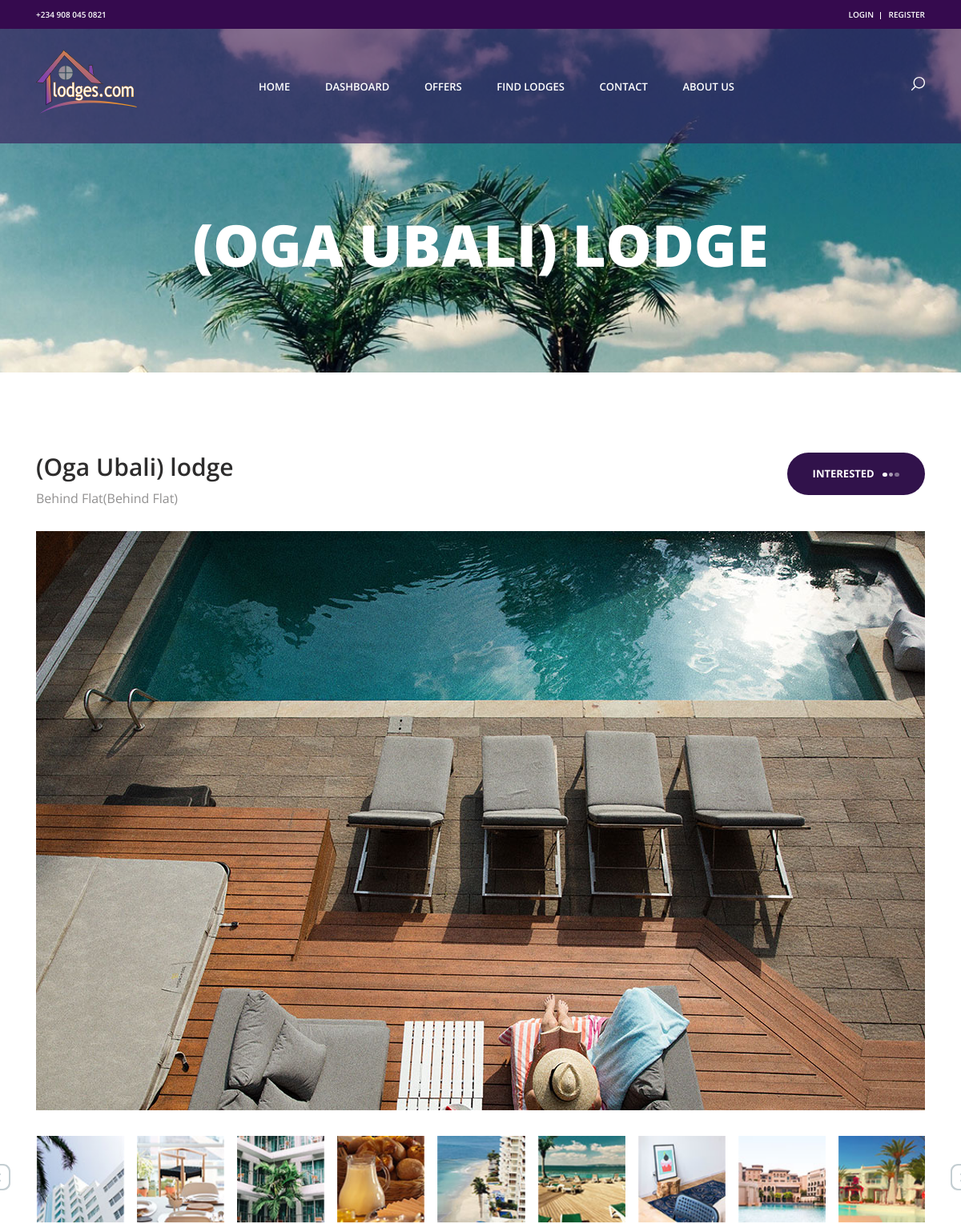
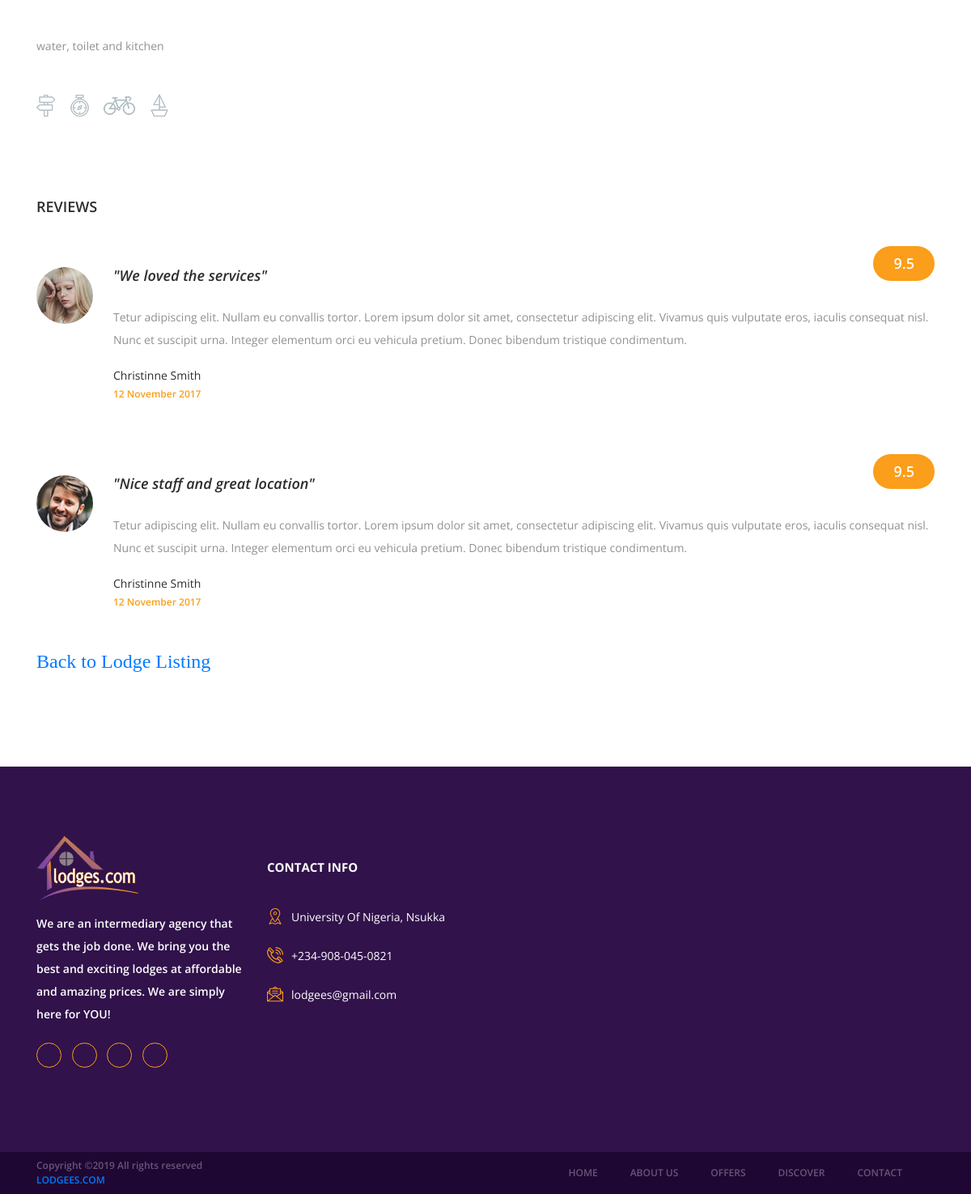
Page /1/details on the committed database (2 pictures, top to bottom).
### lodges/models.py (models this page shows)
class Lodge(models.Model):
    name = models.CharField(max_length=60)
    address = models.CharField(max_length=255, default='#')
    price = models.IntegerField(default=60000)
    zone = models.ForeignKey(Zone, on_delete=models.CASCADE, related_name="lodges")
    rating = models.IntegerField(default=1)
    short_description = models.CharField(max_length=20, default="")
    description = models.CharField(max_length=150, default="")
    applicants = models.ManyToManyField(User, related_name="interests", blank=True)

class Zone(models.Model):
    name = models.CharField(max_length=60)
    code = models.CharField(max_length=10)
    count = models.IntegerField(default=0)
    base_price = models.IntegerField(default=0, null=True)
    def __str__(self):
        return "%s(%s)" % (self.name, self.name)

### lodges/views.py (the view)
# urls.py: path('<int:lodge_id>/details', views.listing, name="listing"),
def listing(request, lodge_id):
    context = {
        "lodge": Lodge.objects.get(id=lodge_id),
        "interested": True if request.user in Lodge.objects.get(id=lodge_id).applicants.all() else False,
        "user": request.user,
    }
    try:
        context["already_interested"] = True if len(request.user.interests.all()) > 0 and Lodge.objects.get(
            id=lodge_id) not in request.user.interests.all() else False
    except AttributeError:
        context["already_interested"] = False
    return render(request, 'single_listing.html', context)

### lodges/templates/single_listing.html (shortened to what this page needs)
<!DOCTYPE html>
{% load static %}
<html lang="en">
<head>
    <link rel="stylesheet" type="text/css" href="{% static 'styles/bootstrap4/bootstrap.min.css' %}">
    <link href="{% static 'plugins/font-awesome-4.7.0/css/font-awesome.min.css' %}" rel="stylesheet" type="text/css">
    <link href="{% static 'plugins/colorbox/colorbox.css' %}" rel="stylesheet" type="text/css">
    <link rel="stylesheet" type="text/css" href="{% static 'plugins/OwlCarousel2-2.2.1/owl.carousel.css' %}">
    <link rel="stylesheet" type="text/css" href="{% static 'plugins/OwlCarousel2-2.2.1/owl.theme.default.css' %}">
    <link rel="stylesheet" type="text/css" href="{% static 'plugins/OwlCarousel2-2.2.1/animate.css' %}">
    <link rel="stylesheet" type="text/css" href="{% static 'styles/single_listing_styles.css' %}">
    <link rel="stylesheet" type="text/css" href="{% static 'styles/single_listing_responsive.css' %}">
</head>
<body>
{% include 'nav.html' %}
<div class="home">
    <div class="home_background parallax-window" data-parallax="scroll"
         data-image-src="{% static 'images/single_background.jpg' %}"></div>
    <div class="home_content">
        <div class="home_title">{{ lodge.name }} lodge</div>
    </div>
</div>
<div class="listing">
    <div class="container">
        <div class="row">
            <div class="col-lg-12">
                <div class="single_listing">
                    <div class="hotel_info">
                        <div class="hotel_title_container d-flex flex-lg-row flex-column">
                            <div class="hotel_title_content">
                                <h1 class="hotel_title">{{ lodge.name }} lodge</h1>
                                <div class="hotel_location">{{ lodge.zone }}</div>
                            </div>
                            {% if interested %}
                                <div class="hotel_title_button ml-lg-auto text-lg-right">
                                    <div class="button book_button trans_200" style="background-color: #c20000;">
                                        <a href="{% url 'uninterested' lodge.id %}">Uninterested<span></span><span></span><span></span></a>
                                    </div>
                                </div>
                            {% else %}
                                <div class="hotel_title_button ml-lg-auto text-lg-right">
                                    <div class="button book_button trans_200">
                                        <a href="{% url 'interested' lodge.id %}">Interested<span></span><span></span><span></span></a>
                                    </div>
                                </div>
                            {% endif %}
                        </div>
                        <div class="hotel_image">
                            <img src="{% static 'images/listing_hotel.jpg' %}" alt="">
                            <div class="hotel_gallery">
                                <div class="hotel_slider_container">
                                    <div class="owl-carousel owl-theme hotel_slider">
                                        <div class="owl-item">
                                            <a class="colorbox cboxElement" href="{% static 'images/listing_1.jpg' %}">
                                                <img src="{% static 'images/listing_thumb_1.jpg' %}"
                                                     alt="https://unsplash.com/@jbriscoe">
                                            </a>
                                        </div>
                                        <div class="owl-item">
                                            <a class="colorbox cboxElement" href="{% static 'images/listing_2.jpg' %}">
                                                <img src="{% static 'images/listing_thumb_2.jpg' %}"
                                                     alt="https://unsplash.com/@grovemade">
                                            </a>
                                        </div>
                                        <div class="owl-item">
                                            <a class="colorbox cboxElement" href="{% static 'images/listing_3.jpg' %}">
                                                <img src="{% static 'images/listing_thumb_3.jpg' %}"
                                                     alt="https://unsplash.com/@fransaraco">
                                            </a>
                                        </div>
                                        <div class="owl-item">
                                            <a class="colorbox cboxElement" href="{% static 'images/listing_4.jpg' %}">
                                                <img src="{% static 'images/listing_thumb_4.jpg' %}"
                                                     alt="https://unsplash.com/@workweek">
                                            </a>
                                        </div>
                                        <div class="owl-item">
                                            <a class="colorbox cboxElement" href="{% static 'images/listing_5.jpg' %}">
                                                <img src="{% static 'images/listing_thumb_5.jpg' %}"
                                                     alt="https://unsplash.com/@workweek">
                                            </a>
                                        </div>
                                        <div class="owl-item">
                                            <a class="colorbox cboxElement" href="{% static 'images/listing_6.jpg' %}">
                                                <img src="{% static 'images/listing_thumb_6.jpg' %}"
                                                     alt="https://unsplash.com/@avidenov">
                                            </a>
                                        </div>
                                        <div class="owl-item">
                                            <a class="colorbox cboxElement" href="{% static 'images/listing_7.jpg' %}">
                                                <img src="{% static 'images/listing_thumb_7.jpg' %}"
                                                     alt="https://unsplash.com/@pietruszka">
                                            </a>
                                        </div>
                                        <div class="owl-item">
                                            <a class="colorbox cboxElement" href="{% static 'images/listing_8.jpg' %}">
                                                <img src="{% static 'images/listing_thumb_8.jpg' %}"
                                                     alt="https://unsplash.com/@rktkn">
                                            </a>
                                        </div>
                                        <div class="owl-item">
                                            <a class="colorbox cboxElement" href="{% static 'images/listing_9.jpg' %}">
                                                <img src="{% static 'images/listing_thumb_9.jpg' %}"
                                                     alt="https://unsplash.com/@mindaugas">
                                            </a>
                                        </div>
                                    </div>
                                    <div class="hotel_slider_nav hotel_slider_prev">
                                    </div>
                                    <div class="hotel_slider_nav hotel_slider_next">
                                    </div>
                                </div>
                            </div>
                            <div class="hotel_info_text">
                                <p>{{ lodge.description }}</p>
                            </div>
                            <div class="hotel_info_tags">
                                <ul class="hotel_icons_list">
                                    <li class="hotel_icons_item"><img src="{% static 'images/post.png' %}" alt=""></li>
                                    <li class="hotel_icons_item"><img src="{% static 'images/compass.png' %}" alt="">
                                    </li>
                                    <li class="hotel_icons_item"><img src="{% static 'images/bicycle.png' %}" alt="">
                                    </li>
                                    <li class="hotel_icons_item"><img src="{% static 'images/sailboat.png' %}" alt="">
                                    </li>
                                </ul>
                            </div>
                        </div>
                        <div class="reviews">
                            <div class="reviews_title">reviews</div>
                            <div class="reviews_container">
                                <div class="review">
                                    <div class="row">
                                        <div class="col-lg-1">
                                            <div class="review_image">
                                                <img src="{% static 'images/review_1.jpg' %}"
                                                     alt="https://unsplash.com/@saaout">
                                            </div>
                                        </div>
                                        <div class="col-lg-11">
                                            <div class="review_content">
                                                <div class="review_title_container">
                                                    <div class="review_title">"We loved the services"</div>
                                                    <div class="review_rating">9.5</div>
                                                </div>
                                                <div class="review_text">
                                                    <p>Tetur adipiscing elit. Nullam eu convallis tortor. Lorem ipsum
                                                        dolor sit amet, consectetur adipiscing elit. Vivamus quis
                                                        vulputate eros, iaculis consequat nisl. Nunc et suscipit urna.
                                                        Integer elementum orci eu vehicula pretium. Donec bibendum
                                                        tristique condimentum.</p>
                                                </div>
                                                <div class="review_name">Christinne Smith</div>
                                                <div class="review_date">12 November 2017</div>
                                            </div>
                                        </div>
                                    </div>
                                </div>
                                <div class="review">
                                    <div class="row">
                                        <div class="col-lg-1">
                                            <div class="review_image">
                                                <img src="{% static 'images/review_2.jpg' %}"
                                                     alt="Image by Andrew Robles">
                                            </div>
                                        </div>
                                        <div class="col-lg-11">
                                            <div class="review_content">
                                                <div class="review_title_container">
                                                    <div class="review_title">"Nice staff and great location"</div>
                                                    <div class="review_rating">9.5</div>
                                                </div>
                                                <div class="review_text">
                                                    <p>Tetur adipiscing elit. Nullam eu convallis tortor. Lorem ipsum
                                                        dolor sit amet, consectetur adipiscing elit. Vivamus quis
                                                        vulputate eros, iaculis consequat nisl. Nunc et suscipit urna.
                                                        Integer elementum orci eu vehicula pretium. Donec bibendum
                                                        tristique condimentum.</p>
                                                </div>
                                                <div class="review_name">Christinne Smith</div>
                                                <div class="review_date">12 November 2017</div>
                                            </div>
                                        </div>
                                    </div>
                                </div>
                            </div>
                        </div>
                        <h3 style="font-family: ubuntu; margin-top:50px"><a href="{% url 'offers' %}">Back to Lodge
                            Listing</a></h3>
                    </div>
                </div>
            </div>
        </div>
    </div>
</div>
{% include 'footer.html' %}
</body>
</html>

### lodges/static/styles/single_listing_responsive.css (style rules this page uses)
@media only screen and (max-width: 1730px) { .single_listing { padding-left: 0px; } }
@media only screen and (max-width: 1730px) { .listing { padding-top: 0px; } }

### rows in the picture
Lodge: name "(OGA UBALI)", name "(Oga Ubali)", zone "Behind Flat(Behind Flat)", description "water, toilet and kitchen"
